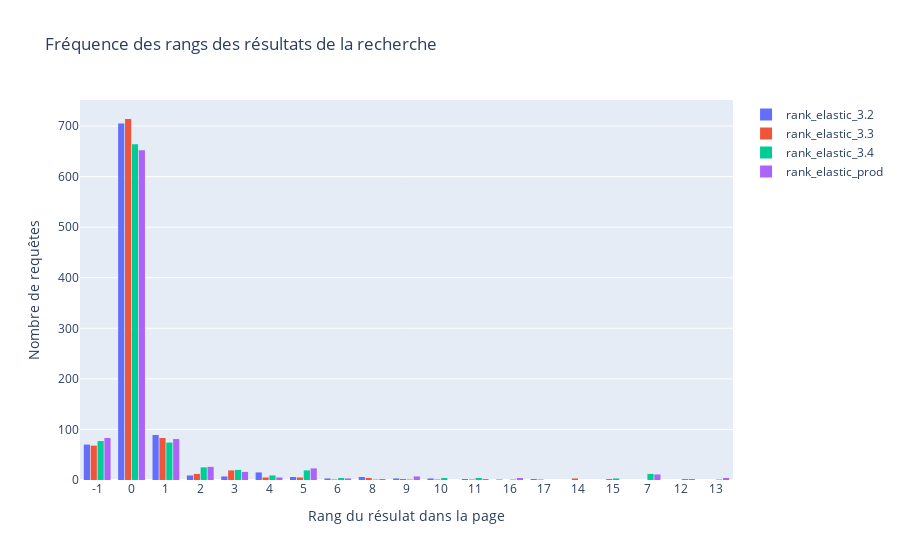

Source (notebook cell):
### Code cell
fig = go.Figure()
rank_dict = {}
for rank in rank_columns:
    df_test[rank] = df_test[rank].astype("int32")
    rank_dict[rank] = df_test.sort_values(by=[rank])[rank]
    fig.add_trace(
        go.Histogram(
            histfunc="count",
            x=rank_dict[rank],
            name=rank,
        )
    )
fig.update_layout(
    title_text="Fréquence des rangs des résultats de la recherche",  # title of plot
    xaxis_title_text="Rang du résulat dans la page",  # xaxis label
    yaxis_title_text="Nombre de requêtes",  # yaxis label
    bargap=0.2,  # gap between bars of adjacent location coordinates
    bargroupgap=0.1,  # gap between bars of the same location coordinates
)
fig.update_xaxes(type="category")
fig.show()
# fig.write_image(f"./output/plots/rank_{SEARCH_VERSION}.png")

### Figure 1 — Plotly figure (JSON) as saved in the notebook; plotly's stock layout.template omitted (floating-point values rounded to 4 significant figures; data arrays with more than 128 entries replaced by an {"elided": "..."} marker saying what was removed)
{"data": [{"histfunc": "count", "name": "rank_elastic_3.2", "type": "histogram", "x": {"elided": "921 int values"}}, {"histfunc": "count", "name": "rank_elastic_3.3", "type": "histogram", "x": {"elided": "921 int values"}}, {"histfunc": "count", "name": "rank_elastic_3.4", "type": "histogram", "x": {"elided": "921 int values"}}, {"histfunc": "count", "name": "rank_elastic_prod", "type": "histogram", "x": {"elided": "921 int values"}}], "layout": {"autosize": true, "bargap": 0.2, "bargroupgap": 0.1, "title": {"text": "Fréquence des rangs des résultats de la recherche"}, "xaxis": {"autorange": true, "range": [-0.5, 18.5], "title": {"text": "Rang du résulat dans la page"}, "type": "category"}, "yaxis": {"autorange": true, "range": [0, 751.6], "title": {"text": "Nombre de requêtes"}}}}
